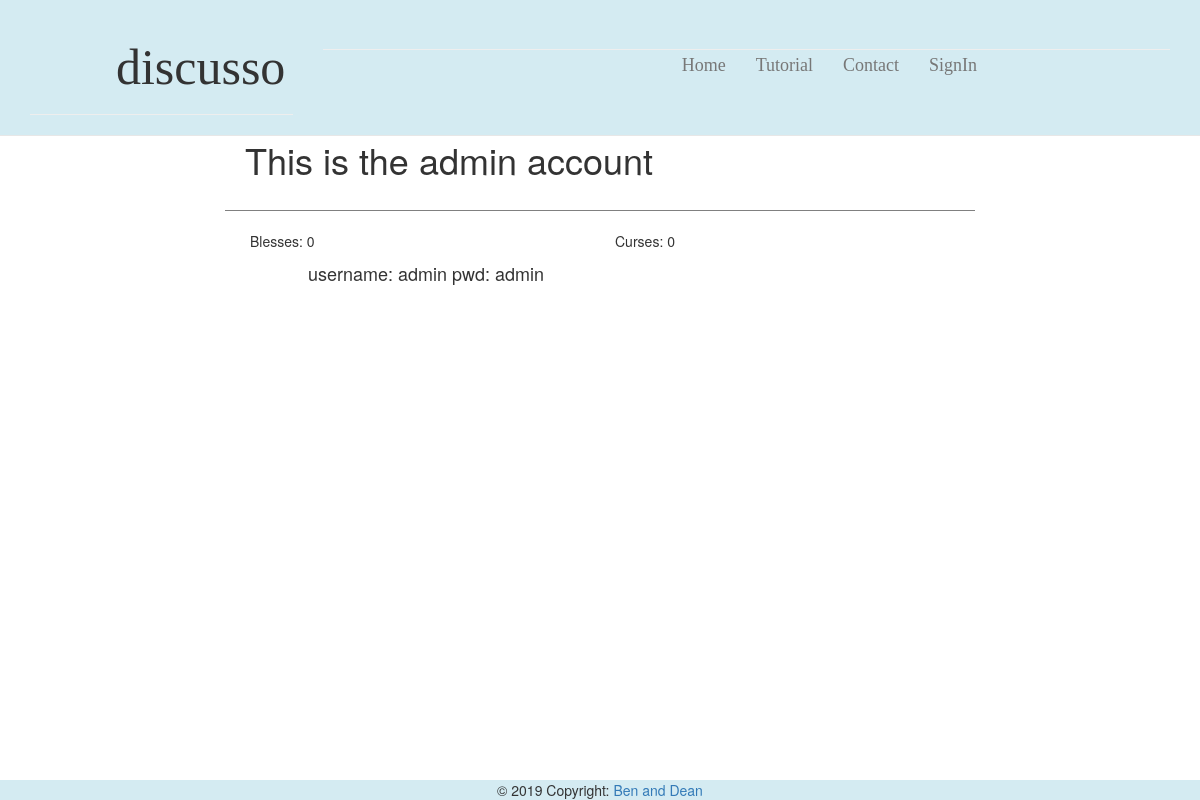
Page /topicpage/2 on the earlier database version.
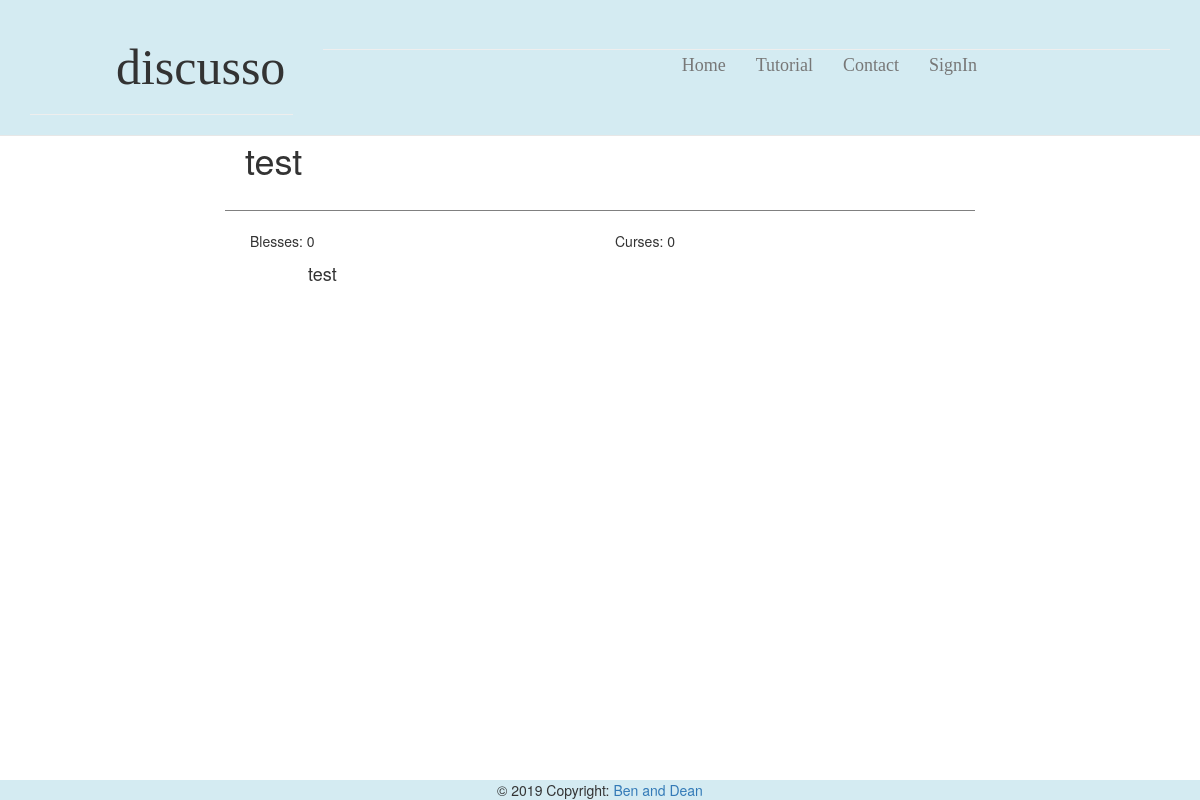
Same page on the later database version.
### app/models.py (models this page shows, shortened)
class Post(db.Model):
    id = db.Column(db.Integer, primary_key=True)
    title = db.Column(db.String(64))
    desc = db.Column(db.String(248))
    blesses = db.Column(db.Integer, default=0)
    curses = db.Column(db.Integer, default=0)
    timestamp = db.Column(db.DateTime, index=True, default=datetime.utcnow)
    user_id = db.Column(db.Integer, db.ForeignKey('user.id'))
    p_replies = db.relationship('Reply', backref='ogPost', lazy='dynamic')

### app/routes.py (the view, shortened to what this page needs)
@app.route('/topicpage/<postid>', methods=['GET', 'POST'])
def topic(postid):
    myPost = Post.query.get(postid)
    form = ReplyForm()
    myReply = Post.query.get(postid).p_replies.all()
    return render_template('topicpage.html', title='Topic', post=myPost, replies=myReply, form=form)

### app/templates/topicpage.html (shortened to what this page needs)
{% extends "topbar.html" %}
{% block content %}
<div class="container-fluid">
	<div class="leftSide col-md-2">
	</div>
	<div class="topicPage mainArea col-md-8">
		<div id="question">
			<div class = "special">
			<h1> {{post.title}} </h1>
		</div>
			<div class="innerTopic container-fluid">
				<div class="col-md-6">
					<p>Blesses: {{post.blesses}} </p>
				</div>
				<div class="col-md-6">
					<p>Curses: {{post.curses}} </p>
				</div>
				<div class="blurb">
					<br>
					<p>{{post.desc}}</p>
				</div>
			</div>
		</div>
		</div>
		<div class="rightSide col-md-2">
		</div>
	</div>
	{% endblock %}

Differences in the rows shown:
changed Post: title "This is the admin account" → "test"; desc "username: admin pwd: admin" → "test"
